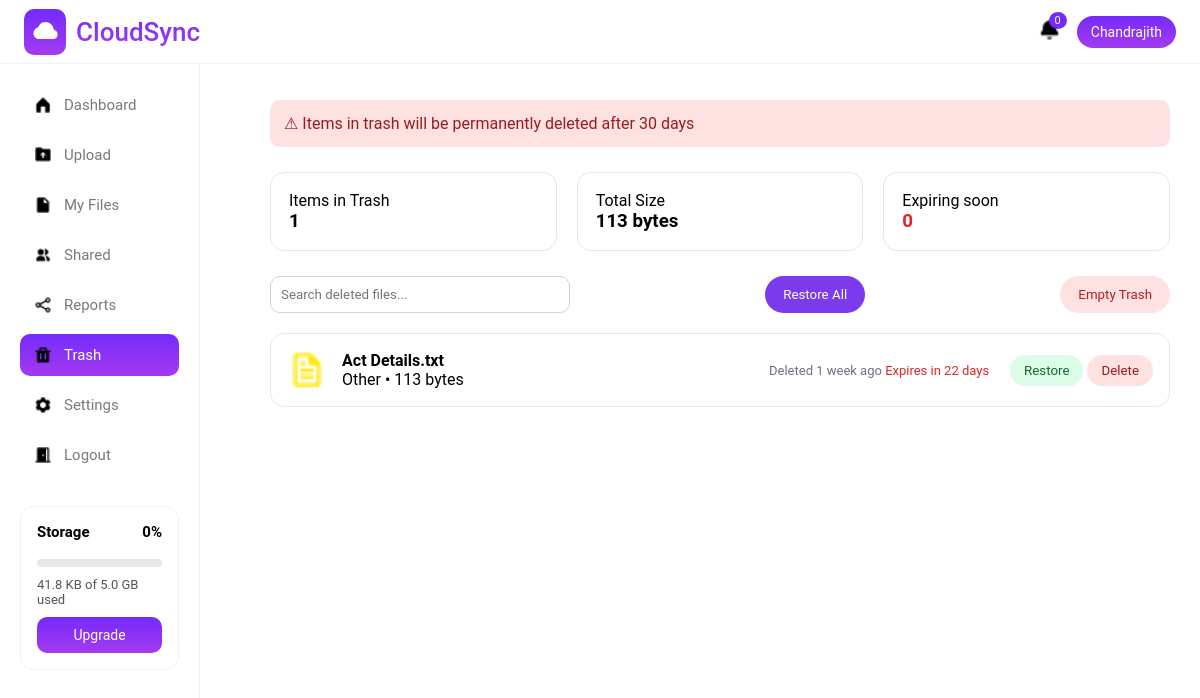
The app's page /user/trash/ (signed in), older data.
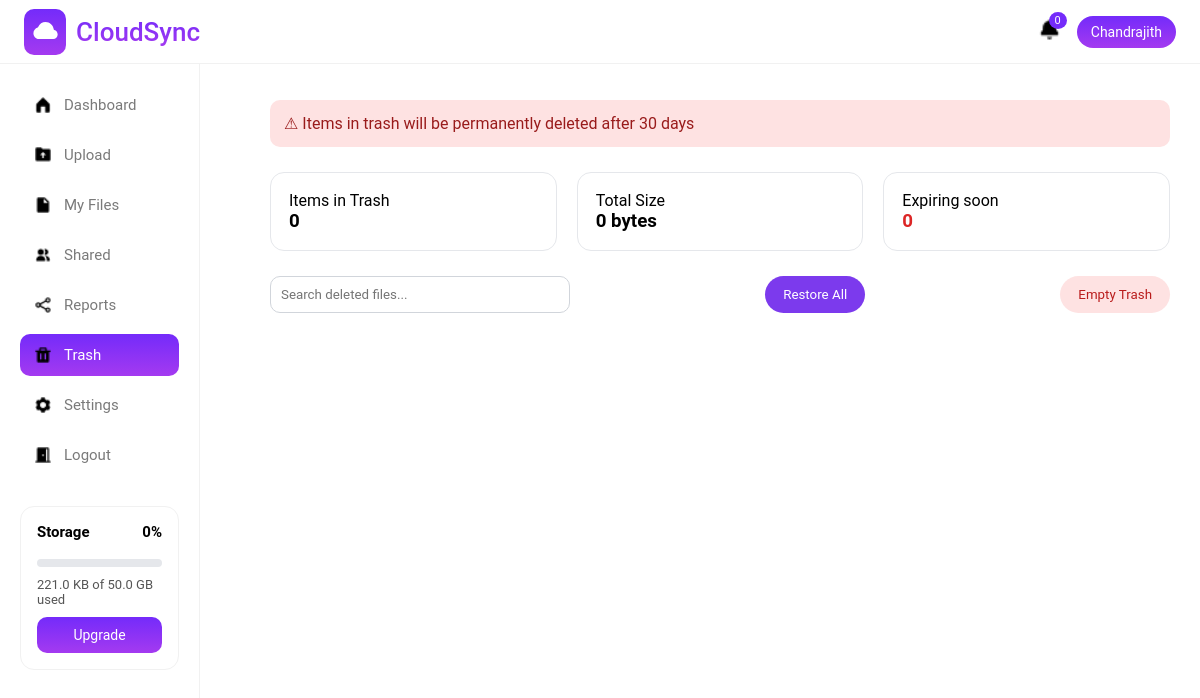
The same page, newer data.
### storageapp/models.py (models this page shows)
class CloudFile(models.Model):
    FILE_TYPES = (
        ("image", "Image"),
        ("video", "Video"),
        ("document", "Document"),
        ("other", "Other"),
    )
    user = models.ForeignKey(settings.AUTH_USER_MODEL, on_delete=models.CASCADE)
    file_name = models.CharField(max_length=255)
    file_size = models.BigIntegerField()
    file_type = models.CharField(max_length=20, choices=FILE_TYPES)
    file_url = models.URLField(null=True, blank=True)
    uploaded_file = models.FileField(upload_to='cloud/',null=True)
    public_id = models.CharField(max_length=255,null=True)
    uploaded_at = models.DateTimeField(auto_now_add=True)
    is_deleted = models.BooleanField(default=False)
    deleted_at = models.DateTimeField(null=True, blank=True)
    def expires_at(self):
        if self.deleted_at:
            return self.deleted_at + timedelta(days=30)
        return None
    def days_left(self):
        if self.deleted_at:
            return (self.expires_at() - timezone.now()).days
        return None

### storageapp/views.py (the view)
# urls.py: path('trash/', trash, name='trash'),
@login_required
def trash(request):
    if request.user.is_superuser:
        base_template = "adminpanel/admin_base.html"
    else:
        base_template = "storageapp/base.html"
    query = request.GET.get("q", "")
    files = CloudFile.objects.filter(
        user=request.user,
        is_deleted=True
    )
    if query:
        files = files.filter(
            Q(file_name__icontains=query) |
            Q(file_type__icontains=query)
        )
    total_size = sum(f.file_size for f in files)
    expiring_soon = sum(
        1 for f in files if f.days_left() is not None and f.days_left() <= 7
    )
    return render(request, "storageapp/trash.html", {
        "files": files,
        "total_files": files.count(),
        "total_size": total_size,
        "expiring_soon": expiring_soon,
        "query": query,
        "base_template": base_template,
    })

### storageapp/context_processors.py (called while the page is built)
def storage_info(request):
    if not request.user.is_authenticated:
        return {}
    sub = UserSubscription.objects.select_related("plan").filter(user=request.user).first()
    used = (
        CloudFile.objects
        .filter(user=request.user, is_deleted=False)
        .aggregate(total=Sum("file_size"))["total"] or 0
    )
    limit = sub.plan.storage_limit
    storage_percent = min(
        int((used / limit) * 100) if limit else 0,
        100
    )
    return {
        "storage_used": used,
        "storage_limit": limit,
        "storage_percent": int((used / limit) * 100) if limit else 0,
        "current_plan": sub.plan,
        "storage_percent":storage_percent,
    }

### storageapp/templates/storageapp/trash.html (shortened to what this page needs)
{% extends base_template %}
{% load static %}
{% block style %}
<link rel="stylesheet" href="{% static 'css/trash.css' %}">
{% endblock %}
{% block content %}
<div class="trash-alert">
    <span>⚠ Items in trash will be permanently deleted after 30 days</span>
</div>
<div class="trash-stats">
    <div class="stat-box">
        <p>Items in Trash</p>
        <h3 id="trashCount">{{ total_files }}</h3>
    </div>
    <div class="stat-box">
        <p>Total Size</p>
        <h3 id="trashSize">{{ total_size|filesizeformat }}</h3>
    </div>
    <div class="stat-box danger">
        <p>Expiring soon</p>
        <h3 id="trashExpiring">{{ expiring_soon }}</h3>
    </div>
</div>
<div class="trash-actions">
    <input type="text" id="trashSearch" placeholder="Search deleted files..." value="{{ query }}">
    <button class="btn-primary" onclick="restoreAll()">Restore All</button>
    <button class="btn-danger" onclick="emptyTrash()">Empty Trash</button>
</div>
<div class="trash-list">
{% for file in files %}
<div class="trash-item" id="file-{{ file.id }}">
    <div class="trash-left">
        <img src="{% static 'images/file.png' %}">
        <div>
            <strong>{{ file.file_name }}</strong>
            <p>{{ file.file_type|capfirst }} • {{ file.file_size|filesizeformat }}</p>
        </div>
    </div>
    <div class="trash-meta">
        <span>Deleted {{ file.deleted_at|timesince }} ago</span>
        <span class="expire">Expires in {{ file.days_left }} days</span>
    </div>
    <div class="trash-buttons">
        <button class="restore" onclick="restoreFile({{ file.id }})">Restore</button>
        <button class="delete" onclick="deleteFile({{ file.id }})">Delete</button>
    </div>
</div>
{% endfor %}
</div>
{% endblock %}

### storageapp/templates/adminpanel/admin_base.html (shortened to what this page needs)
{% load static %}
<!DOCTYPE html>
<html lang="en">
<head>
    <link rel="stylesheet" href="{% static 'css/common.css' %}">
    <link rel="stylesheet" href="{% static 'css/base.css' %}">
    {% block style %}
    {% endblock %}
</head>
<body>
<div class="header">
    <div class="logoarea">
        <div class="logoimage">
            <img src="{% static 'images/cloud.png' %}" alt="logoimage">
        </div>
        <div class="logotext">CloudSync</div>
    </div>
    <div class="header-right">
        <div class="notification"><img src="{% static 'images/bell.png' %}" alt="" srcset=""><span>0</span></div>
        <div class="user-pill">{{ request.user.first_name|default:request.user.username }}</div>
    </div>
</div>
<div class="sidebar">
    <a href="{% url 'storageapp:admin_dashboard' %}" class="nav-item {% if request.resolver_match.url_name == 'admin_dashboard' %}active{% endif %}"><img src="{% static 'images/dashboard.png' %}" alt=""> Dashboard</a>
    <a href="{% url 'storageapp:upload_page' %}" class="nav-item {% if request.resolver_match.url_name == 'upload_page' %}active{% endif %}"><img src="{% static 'images/upload.png' %}" alt=""> Upload</a>
    <a href="{% url 'storageapp:myfiles' %}" class="nav-item {% if request.resolver_match.url_name == 'myfiles' %}active{% endif %}"><img src="{% static 'images/myfile.png' %}" alt=""> My Files</a>
    <a href="{% url 'storageapp:shared_files' %}" class="nav-item {% if request.resolver_match.url_name == 'shared_files' %}active{% endif %}"><img src="{% static 'images/share.png' %}" alt=""> Shared</a>
    <a href="" class="nav-item {% if request.resolver_match.url_name == 'reports' %}active{% endif %}"><img src="{% static 'images/shareicon.png' %}" alt=""> Reports</a>
    <a href="{% url 'storageapp:trash' %}" class="nav-item {% if request.resolver_match.url_name == 'trash' %}active{% endif %}"><img src="{% static 'images/trash.png' %}" alt=""> Trash</a>
    <a href="{% url 'storageapp:settings' %}" class="nav-item {% if request.resolver_match.url_name == 'settings' %}active{% endif %}"><img src="{% static 'images/settings.png' %}" alt=""> Settings</a>
    <a href="{% url 'accounts:user_logout' %}" class="nav-item"><img src="{% static 'images/logout.png' %}" alt=""> Logout</a>
    <div class="storage-box">
        <div style="display:flex;justify-content:space-between">
            <strong>Storage</strong>
            <strong>{{ storage_percent }}%</strong>
        </div>
        <div class="progressbar">
        </div>
        <p>
            {{ storage_used|filesizeformat }}
            of
            {{ storage_limit|filesizeformat }}
            used
        </p>
        {% if current_plan.name != "Business" %}
            <a href="{% url 'subscriptions:upgrade_page' %}" class="upgrade-btn">
                Upgrade
            </a>
        {% endif %}
    </div>
</div>
<div class="main">
    {% block content %}
    {% endblock %}
</div>
</body>
</html>

Row changes from the older to the newer data that the page shows:
removed CloudFile: file_name "Act Details.txt", file_type "Other", file_size|filesizeformat "113 bytes", deleted_at "1 week", days_left "22"
Text that changed along with them:
{{ storage_used|filesizeformat }}: "41.8 KB" → "221.0 KB"
{{ storage_limit|filesizeformat }}: "5.0 GB" → "50.0 GB"
{{ total_files }}: "1" → "0"
{{ total_size|filesizeformat }}: "113 bytes" → "0 bytes"
